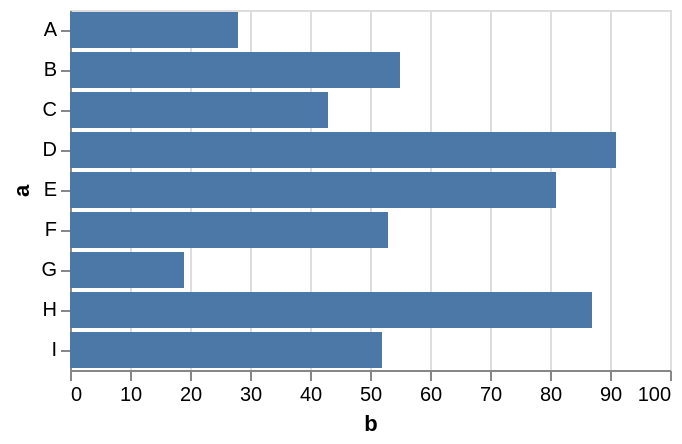

Express this chart as Vega-Lite.
### Vega-Lite specification from a JSON file in a GitHub repository (floating-point values rounded to 4 significant figures)
{"$schema": "https://vega.github.io/schema/vega-lite/v5.json", "description": "A simple bar chart with labels.", "data": {"values": [{"a": "A", "b": 28}, {"a": "B", "b": 55}, {"a": "C", "b": 43}, {"a": "D", "b": 91}, {"a": "E", "b": 81}, {"a": "F", "b": 53}, {"a": "G", "b": 19}, {"a": "H", "b": 87}, {"a": "I", "b": 52}]}, "mark": "bar", "encoding": {"y": {"field": "a", "type": "nominal", "axis": {"labelAngle": 0}}, "x": {"field": "b", "type": "quantitative"}, "label": {"field": "b", "type": "quantitative"}}}
